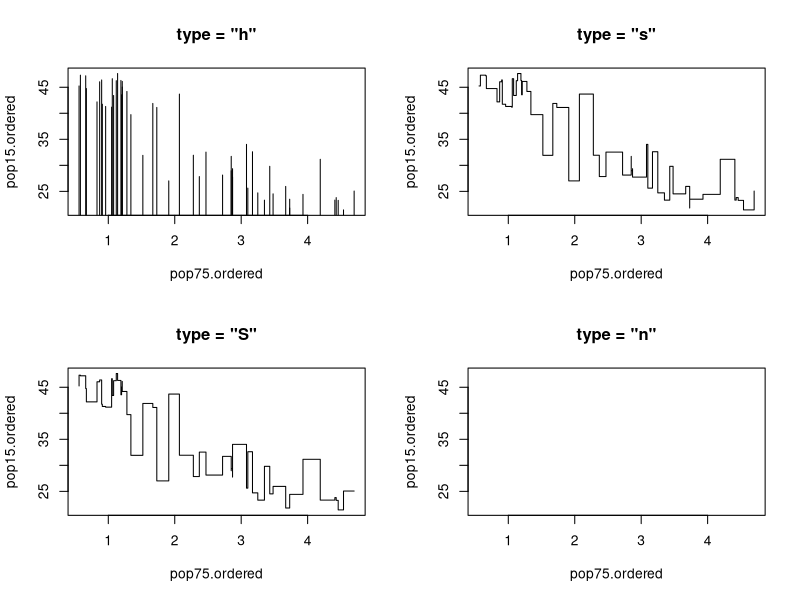

Write the R code that produced this figure.
par( mfrow=c( 2, 2 ) )

ord = order( 
  LifeCycleSavings$pop75 
)
pop75.ordered = LifeCycleSavings$pop75[ ord ]
pop15.ordered = LifeCycleSavings$pop15[ ord ]

plot( 
  pop75.ordered, 
  pop15.ordered, 
  type="h", 
  main="type = \"h\"" 
  )
plot( 
  pop75.ordered, 
  pop15.ordered, 
  type="s", 
  main="type = \"s\"" 
  )
plot( 
  pop75.ordered, 
  pop15.ordered, 
  type="S", 
  main="type = \"S\"" 
  )
plot( 
  pop75.ordered, 
  pop15.ordered, 
  type="n", 
  main="type = \"n\"" 
  )

par( mfrow=c( 1, 1 ) )
